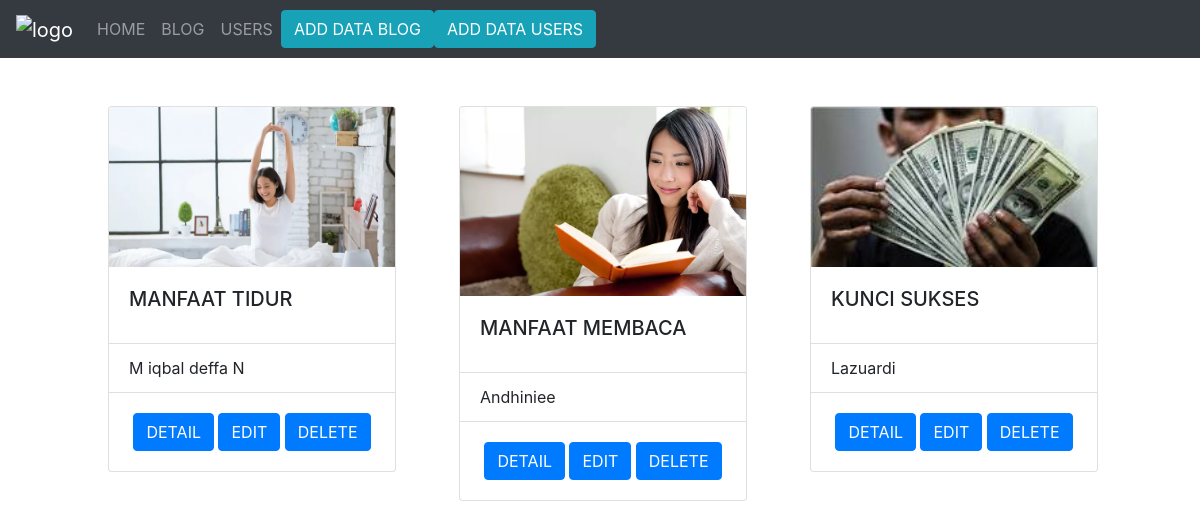
The page /blog_view.php on the database its author committed.
### tables this page shows
CREATE TABLE `image_blog` (
  `id` int(3) NOT NULL,
  `title` varchar(250) NOT NULL,
  `content` varchar(5000) NOT NULL,
  `user_id` varchar(6) NOT NULL,
  `file_image` varchar(250) NOT NULL
);

CREATE TABLE `users` (
  `id` int(3) NOT NULL,
  `id_users` varchar(6) NOT NULL,
  `name` varchar(250) NOT NULL,
  `email` varchar(250) NOT NULL
);

### blog_view.php (the view, shortened to what this page needs)
<?php
require("header.php");
require("koneksi.php");
$ambil = mysqli_query($conn, "SELECT * FROM users INNER JOIN image_blog WHERE users.id_users=image_blog.user_id");
?>
    <?php
    while ($data = mysqli_fetch_assoc($ambil)) :
    ?>
<div class="container">
    <div class="row float-left ml-5">
        <div class="col">
            <div class="card mt-5 " style="width: 18rem;">
                <img src="img/<?= $data["file_image"]; ?>" class="card-img-top">
                <div class="card-body">
                    <h5 class="card-title"><?= $data["title"]; ?></h5>
                </div>
                <ul class="list-group list-group-flush">
                    <li class="list-group-item"><?= $data["name"]; ?></li>
                </ul>
                <div class="card-body m-auto">
                    <a type="submit" class="btn btn-primary" name="submit" href="detail.php?id=<?= $data['id'] ?>">DETAIL</a>
                    <a type="submit" class="btn btn-primary" name="submit" href="edit_blog.php?id=<?= $data['id'] ?>">EDIT</a>
                    <a type="submit" class="btn btn-primary" name="submit" href="delete_blog.php?id=<?= $data['id'] ?>" onclick="return confirm('ingin menghapus data ini?');">DELETE</a>
                </div>
            </div>
        </div>
    </div>
</div>
<?php endwhile; ?>
</body>
</html>

### header.php (shortened to what this page needs)
<!DOCTYPE html>
<html lang="en">
<head>
    <link rel="stylesheet" href="css/bootstrap.min.css">
</head>
<body>
    <nav class="navbar navbar-expand-sm bg-dark navbar-dark">
        <a class="navbar-brand" href="#">
            <img src="bird.jpg" alt="logo" style="width:40px;">
        </a>
        <ul class="navbar-nav">
            <li class="nav-item">
                <a class="nav-link" href="index.php">HOME</a>
            </li>
            <li class="nav-item">
                <a class="nav-link" href="blog_view.php">BLOG</a>
            </li>
            <li class="nav-item">
                <a class="nav-link" href="users_view.php">USERS</a>
            </li>
        </ul>
        <button class="btn btn-info" onclick="window.location.href='add_data_blog.php'">ADD DATA BLOG</button>
        <button class="btn btn-info" onclick="window.location.href='add_data_users.php'">ADD DATA USERS</button>
    </nav>

### rows shown on the page
image_blog: file_image (picture), title "MANFAAT TIDUR", users.name "M iqbal deffa N"
image_blog: file_image (picture), title "MANFAAT MEMBACA", users.name "Andhiniee"
image_blog: file_image (picture), title "KUNCI SUKSES", users.name "Lazuardi"
